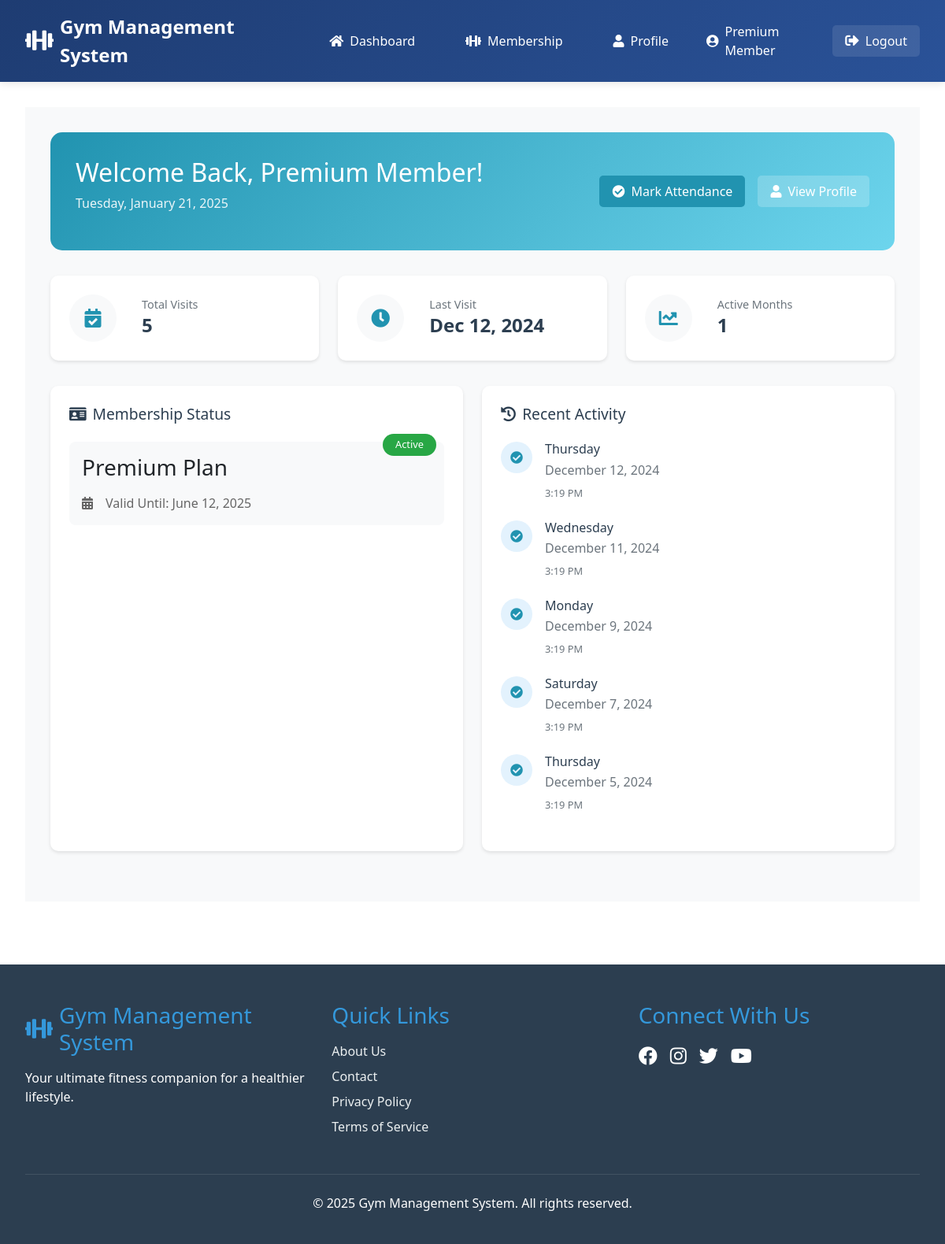
The page /user/dashboard.php (signed in) on the database its author committed.
### tables this page shows
CREATE TABLE IF NOT EXISTS subscriptions (
    subscription_id INT AUTO_INCREMENT PRIMARY KEY,
    user_id INT NOT NULL,
    plan_id INT NOT NULL,
    subscription_date TIMESTAMP DEFAULT CURRENT_TIMESTAMP,
    payment_status ENUM('Pending', 'Paid', 'Approved', 'Rejected') DEFAULT 'Pending',
    payment_token VARCHAR(255) NULL,  
    payment_date DATETIME NULL,  
    approval_date TIMESTAMP NULL,
    admin_note TEXT NULL,
    FOREIGN KEY (user_id) REFERENCES users(user_id) ON DELETE CASCADE,
    FOREIGN KEY (plan_id) REFERENCES gym_plans(plan_id) ON DELETE CASCADE
);

CREATE TABLE IF NOT EXISTS gym_plans (
    plan_id INT AUTO_INCREMENT PRIMARY KEY,
    plan_name VARCHAR(100) NOT NULL,
    plan_description TEXT,
    plan_price DECIMAL(10, 2) NOT NULL,
    plan_duration INT NOT NULL  
);

CREATE TABLE IF NOT EXISTS attendance (
    attendance_id INT AUTO_INCREMENT PRIMARY KEY,
    user_id INT NOT NULL,
    check_in_time DATETIME NOT NULL,
    FOREIGN KEY (user_id) REFERENCES users(user_id) ON DELETE CASCADE
);

### user/dashboard.php (the view, shortened to what this page needs)
<?php
require_once '../includes/header.php';
$user_id = $_SESSION['user_id'];
$subscription_query = "SELECT s.*, g.plan_name, g.plan_duration
                      FROM subscriptions s
                      JOIN gym_plans g ON s.plan_id = g.plan_id
                      WHERE s.user_id = ? AND s.payment_status = 'Approved'
                      AND s.subscription_date <= NOW()
                      AND DATE_ADD(s.subscription_date, INTERVAL g.plan_duration MONTH) > NOW()";
$stmt = mysqli_prepare($con, $subscription_query);
mysqli_stmt_bind_param($stmt, "i", $user_id);
mysqli_stmt_execute($stmt);
$subscription = mysqli_stmt_get_result($stmt)->fetch_assoc();
$attendance_stats = mysqli_fetch_assoc(mysqli_query($con,
    "SELECT
        COUNT(*) as total_visits,
        COUNT(DISTINCT DATE_FORMAT(check_in_time, '%Y-%m')) as months_visited,
        MAX(check_in_time) as last_visit
    FROM attendance
    WHERE user_id = $user_id"
));
$attendance_query = "SELECT *, DATE(check_in_time) as check_in_date
                    FROM attendance
                    WHERE user_id = ?
                    ORDER BY check_in_time DESC
                    LIMIT 5";
$stmt = mysqli_prepare($con, $attendance_query);
mysqli_stmt_bind_param($stmt, "i", $user_id);
mysqli_stmt_execute($stmt);
$recent_attendance = mysqli_stmt_get_result($stmt);
?>
<div class="dashboard-container">
    <div class="welcome-section">
        <div class="welcome-content">
            <h1>Welcome Back, <?php echo htmlspecialchars($_SESSION['full_name']); ?>!</h1>
            <p class="date"><?php echo date('l, F j, Y'); ?></p>
        </div>
        <div class="quick-actions">
            <?php if ($subscription): ?>
                <button class="btn btn-primary" onclick="markAttendance()">
                    <i class="fas fa-check-circle"></i> Mark Attendance
                </button>
            <?php else: ?>
                <a href="<?php echo SITE_URL; ?>/user/membership.php" class="btn btn-primary">
                    <i class="fas fa-dumbbell"></i> Get Membership
                </a>
            <?php endif; ?>
            <a href="<?php echo SITE_URL; ?>/user/profile.php" class="btn btn-secondary">
                <i class="fas fa-user"></i> View Profile
            </a>
        </div>
    </div>
    <div class="stats-grid">
        <div class="stat-card">
            <div class="stat-icon">
                <i class="fas fa-calendar-check"></i>
            </div>
            <div class="stat-details">
                <h3>Total Visits</h3>
                <p class="stat-number"><?php echo $attendance_stats['total_visits'] ?? 0; ?></p>
            </div>
        </div>
        <div class="stat-card">
            <div class="stat-icon">
                <i class="fas fa-clock"></i>
            </div>
            <div class="stat-details">
                <h3>Last Visit</h3>
                <p class="stat-number"><?php echo $attendance_stats['last_visit'] ? date('M d, Y', strtotime($attendance_stats['last_visit'])) : 'Never'; ?></p>
            </div>
        </div>
        <div class="stat-card">
            <div class="stat-icon">
                <i class="fas fa-chart-line"></i>
            </div>
            <div class="stat-details">
                <h3>Active Months</h3>
                <p class="stat-number"><?php echo $attendance_stats['months_visited'] ?? 0; ?></p>
            </div>
        </div>
    </div>
    <div class="content-grid">
        <div class="membership-status">
            <h2><i class="fas fa-id-card"></i> Membership Status</h2>
            <?php if ($subscription): ?>
                <div class="active-plan">
                    <div class="plan-badge">Active</div>
                    <h3><?php echo htmlspecialchars($subscription['plan_name']); ?></h3>
                    <div class="plan-details">
                        <p><i class="fas fa-calendar-alt"></i> Valid Until:
                            <?php echo date('F j, Y', strtotime($subscription['subscription_date'] . ' + ' . $subscription['plan_duration'] . ' months')); ?>
                        </p>
                    </div>
                </div>
            <?php endif; ?>
        </div>
        <div class="recent-activity">
            <h2><i class="fas fa-history"></i> Recent Activity</h2>
            <?php if (mysqli_num_rows($recent_attendance) > 0): ?>
                <div class="activity-timeline">
                    <?php while ($record = mysqli_fetch_assoc($recent_attendance)): ?>
                        <div class="timeline-item">
                            <div class="timeline-icon">
                                <i class="fas fa-check-circle"></i>
                            </div>
                            <div class="timeline-content">
                                <h4><?php echo date('l', strtotime($record['check_in_date'])); ?></h4>
                                <p><?php echo date('F j, Y', strtotime($record['check_in_date'])); ?></p>
                                <span class="time"><?php echo date('g:i A', strtotime($record['check_in_time'])); ?></span>
                            </div>
                        </div>
                    <?php endwhile; ?>
                </div>
            <?php else: ?>
                <p class="no-activity">No recent activity</p>
            <?php endif; ?>
        </div>
    </div>
</div>
<link rel="stylesheet" href="https://cdnjs.cloudflare.com/ajax/libs/font-awesome/5.15.4/css/all.min.css">
<?php require_once '../includes/footer.php'; ?>

### assets/css/style.css (style rules this page uses)
* { margin: 0; padding: 0; box-sizing: border-box; }
body { font-family: 'Segoe UI', Tahoma, Geneva, Verdana, sans-serif; line-height: 1.6; background-color: #f5f5f5; min-height: 100vh; display: flex; flex-direction: column; }
.btn { display: inline-block; padding: 8px 16px; border: none; border-radius: 4px; cursor: pointer; }
.btn-primary { background-color: #007bff; color: white; }

### assets/css/dashboard.css (style rules this page uses)
.dashboard-container { padding: 2rem; background-color: #f8f9fa; min-height: calc(100vh - 60px); }
.stats-grid { display: grid; grid-template-columns: repeat(auto-fit, minmax(250px, 1fr)); gap: 1.5rem; margin-bottom: 2rem; }
.stat-card { background: white; border-radius: 10px; padding: 1.5rem; box-shadow: 0 2px 4px rgba(0,0,0,0.1); display: flex; align-items: center; gap: 1rem; }
.stat-icon { width: 50px; height: 50px; border-radius: 50%; background: #e3f2fd; display: flex; align-items: center; justify-content: center; color: #1976d2; }
.stat-details { flex: 1; }
.stat-details h3 { margin: 0; font-size: 0.9rem; color: #666; }
.stat-number { font-size: 1.5rem; font-weight: bold; margin: 0; color: #333; }
.content-grid { display: grid; grid-template-columns: repeat(auto-fit, minmax(300px, 1fr)); gap: 1.5rem; margin-bottom: 2rem; }
.membership-status { background: white; border-radius: 10px; padding: 1.5rem; box-shadow: 0 2px 4px rgba(0,0,0,0.1); }
.membership-status h2 { font-size: 1.2rem; margin-bottom: 1rem; color: #333; display: flex; align-items: center; gap: 0.5rem; }
.active-plan { background: #f8f9fa; border-radius: 8px; padding: 1rem; }
.plan-badge { display: inline-block; background: #4caf50; color: white; padding: 0.25rem 0.75rem; border-radius: 15px; font-size: 0.8rem; margin-bottom: 0.5rem; }
.plan-details { margin-top: 1rem; }
.plan-details p { display: flex; align-items: center; gap: 0.5rem; margin: 0; color: #666; }

### user/dashboard.php (style rules this page uses)
.dashboard-container { padding: 2rem; max-width: 1400px; margin: 0 auto; }
.welcome-section { background: linear-gradient(135deg, #2193b0, #6dd5ed); border-radius: 15px; padding: 2rem; color: white; margin-bottom: 2rem; display: flex; justify-content: space-between; align-items: center; }
.welcome-content h1 { font-size: 2rem; margin: 0; }
.date { opacity: 0.9; margin-top: 0.5rem; }
.quick-actions { display: flex; gap: 1rem; }
.stats-grid { display: grid; grid-template-columns: repeat(auto-fit, minmax(250px, 1fr)); gap: 1.5rem; margin-bottom: 2rem; }
.stat-card { background: white; border-radius: 10px; padding: 1.5rem; display: flex; align-items: center; box-shadow: 0 2px 4px rgba(0,0,0,0.1); transition: transform 0.3s ease; }
.stat-icon { background: #f8f9fa; width: 60px; height: 60px; border-radius: 50%; display: flex; align-items: center; justify-content: center; margin-right: 1rem; }
.stat-icon i { font-size: 1.5rem; color: #2193b0; }
.stat-details h3 { margin: 0; font-size: 0.9rem; color: #6c757d; }
.stat-number { font-size: 1.5rem; font-weight: bold; margin: 0; color: #2c3e50; }
.content-grid { display: grid; grid-template-columns: repeat(auto-fit, minmax(300px, 1fr)); gap: 1.5rem; }
.membership-status, .recent-activity { background: white; border-radius: 10px; padding: 1.5rem; box-shadow: 0 2px 4px rgba(0,0,0,0.1); }
.membership-status h2, .recent-activity h2 { font-size: 1.2rem; color: #2c3e50; margin-bottom: 1.5rem; display: flex; align-items: center; gap: 0.5rem; }
.active-plan { position: relative; padding: 1rem; background: #f8f9fa; border-radius: 8px; }
.plan-badge { position: absolute; top: -10px; right: 10px; background: #28a745; color: white; padding: 0.25rem 1rem; border-radius: 15px; font-size: 0.8rem; }
.plan-details { margin-top: 1rem; color: #6c757d; }
.plan-details i { margin-right: 0.5rem; }
.activity-timeline { position: relative; }
.timeline-item { display: flex; gap: 1rem; margin-bottom: 1.5rem; position: relative; }
.timeline-icon { background: #e3f2fd; width: 40px; height: 40px; border-radius: 50%; display: flex; align-items: center; justify-content: center; flex-shrink: 0; }
.timeline-icon i { color: #2193b0; }
.timeline-content h4 { margin: 0; font-size: 1rem; color: #2c3e50; }
.timeline-content p { margin: 0.25rem 0; color: #6c757d; }
.time { font-size: 0.8rem; color: #6c757d; }
.btn { padding: 0.5rem 1rem; border-radius: 5px; border: none; cursor: pointer; display: inline-flex; align-items: center; gap: 0.5rem; font-weight: 500; transition: all 0.3s ease; }
.btn-primary { background: #2193b0; color: white; }
.btn-secondary { background: rgba(255,255,255,0.2); color: white; }

### rows shown on the page
subscriptions: plan.plan_name "Premium Plan", subscription_date.plan_duration "June 12, 2025"
attendance: check_in_date "Thursday", check_in_date "December 12, 2024", check_in_time "3:19 PM"
attendance: check_in_date "Wednesday", check_in_date "December 11, 2024", check_in_time "3:19 PM"
attendance: check_in_date "Monday", check_in_date "December 9, 2024", check_in_time "3:19 PM"
attendance: check_in_date "Saturday", check_in_date "December 7, 2024", check_in_time "3:19 PM"
attendance: check_in_date "Thursday", check_in_date "December 5, 2024", check_in_time "3:19 PM"

### other values the page prints
SITE_NAME "Gym Management System"
$_SESSION['full_name'] "Premium Member"
$attendance_stats['total_visits'] "5"
date('M d, Y', strtotime($attendance_stats['last_visit'])) "Dec 12, 2024"
$attendance_stats['months_visited'] "1"
